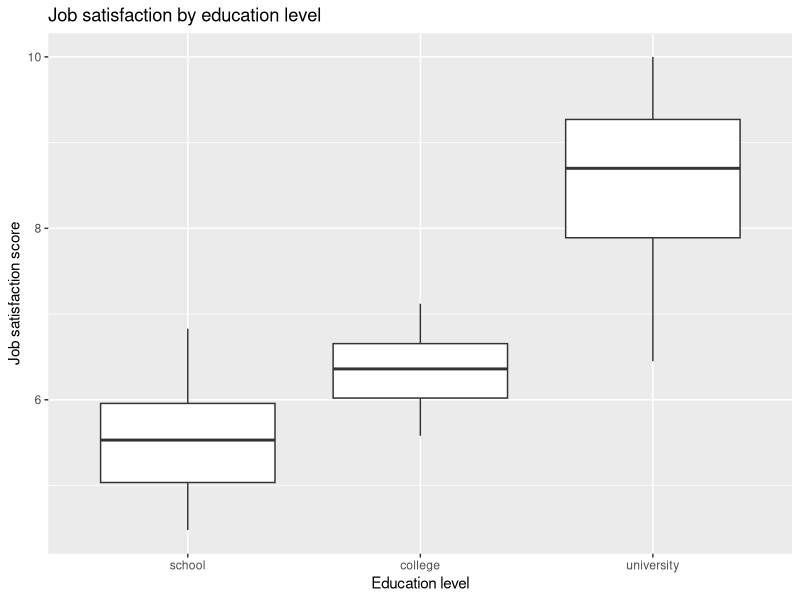
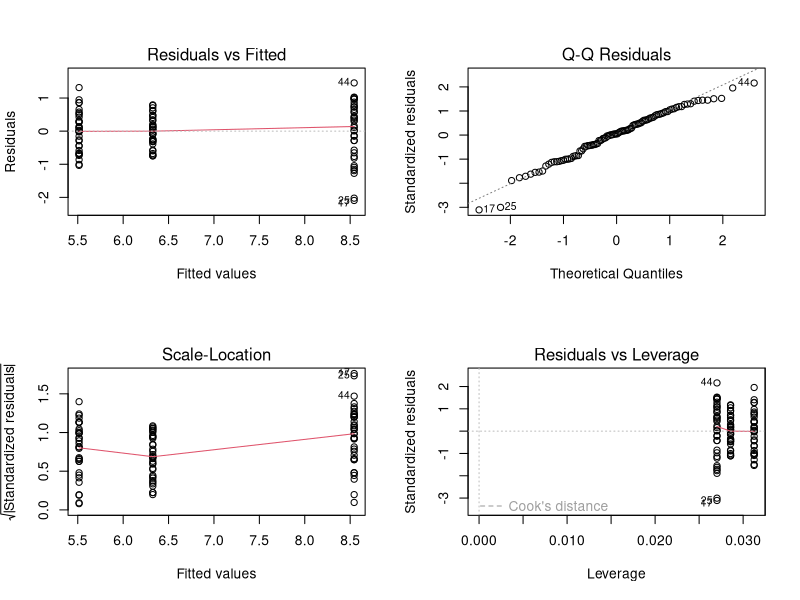
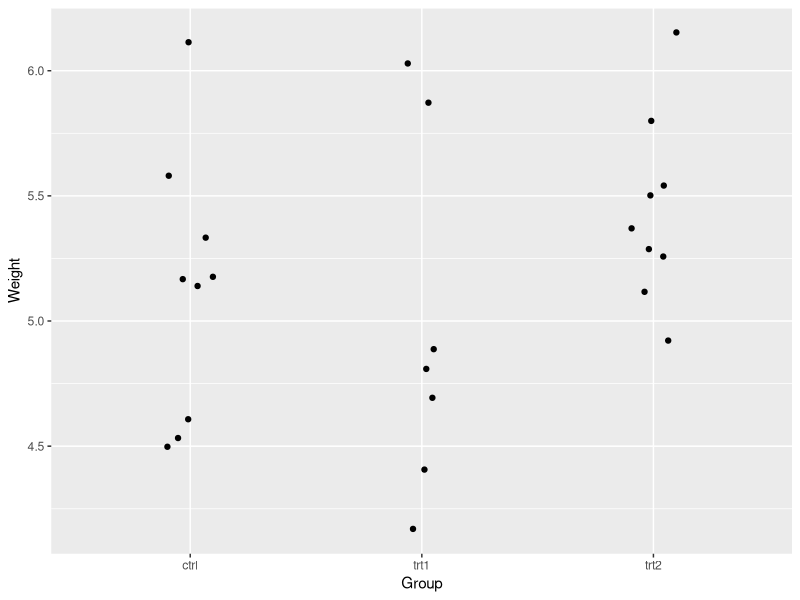

R code for these plots, in order:
#Question1, 2
library(tidyverse)
jobs <- read.csv('job_satisfaction1.csv')

jobs = jobs %>% mutate(education_level = factor(education_level, 
                              levels = c("school", "college", "university")))
set.seed(17053777)
my_js <- jobs %>% sample_n(104)

#Question3
my_js %>% group_by(education_level) %>% 
  summarise( count = n(),
             mean_score = mean(score) )
# mean score of college level is 6.32
# mean score of school level is 5.50
# mean score of university level is 8.54


# question4
my_js %>% ggplot(aes(x = education_level, y = score)) + 
  geom_boxplot() + 
  labs( title = "Job satisfaction by education level", 
        x = "Education level", y = "Job satisfaction score" )


# Question5
m1 <- lm(score ~ education_level, data = my_js)
summary(m1)
# The baseline is school

# Question6
par(mfrow = c(2, 2))
plot(m1)


#question7
anova(m1)

# question8
# pr(at least 1 Type I error in 3 similar tests) = 1-(1-0.05) ^ 3

# Question9
TukeyHSD(aov(m1))


# Question10
data("PlantGrowth")
set.seed(17053777)
my_plants <- PlantGrowth %>% sample_n(25)
my_plants

#question 11
my_plants %>% group_by(group) %>% 
  summarise( count = n(),
             mean_weight = mean(weight))

my_plants %>% ggplot(aes(x = group, y = weight)) +
  geom_jitter(width = 0.1) + # width says how big the jitter is 
  labs( x = "Group", y = "Weight" )

#question12
m2 <- lm(weight ~ group, data = my_plants)
summary(m2)
TukeyHSD(aov(m2))



